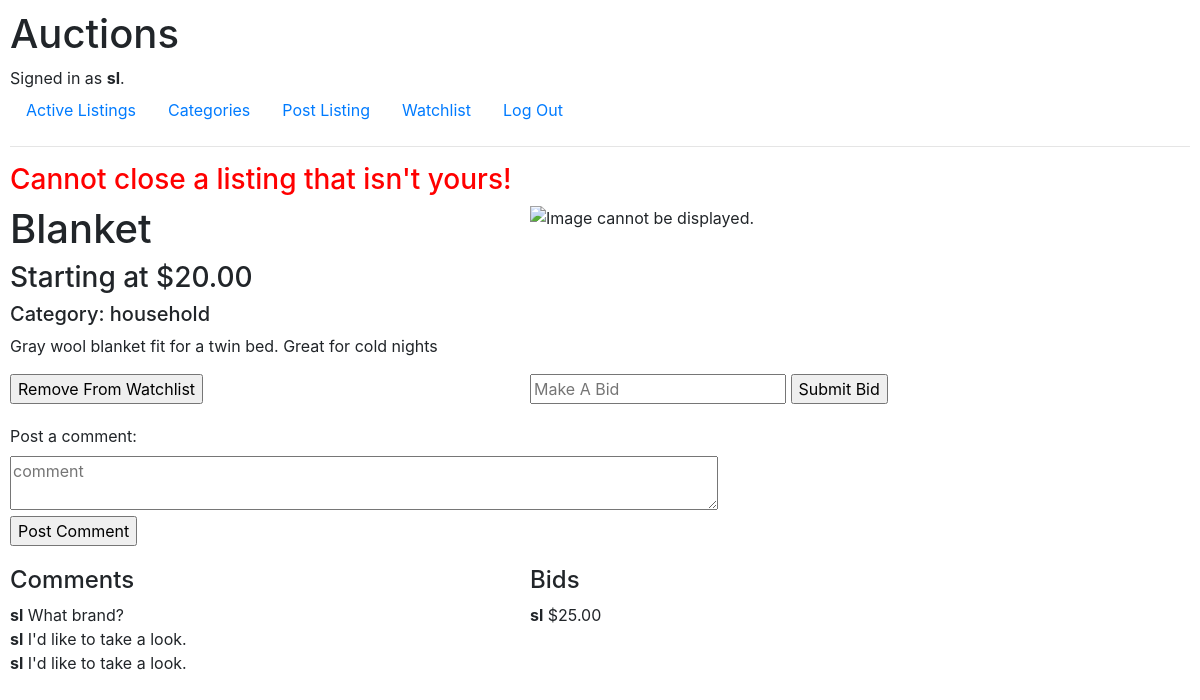
Screenshot of /closebid/2 (signed in) with the database file from the repository.
### auctions/models.py (models this page shows)
class User(AbstractUser):
    pass

class Listing(models.Model):
    listing_user = models.ForeignKey(User, on_delete=models.PROTECT, related_name="user_listings")
    name = models.CharField(max_length=64)
    description = models.CharField(max_length=1000)
    starting_bid = models.DecimalField(max_digits=20, decimal_places=2)
    image = models.URLField(default=None)
    category = models.CharField(max_length=64, default=None)
    listing_watchlist = models.ManyToManyField(User, blank=True, related_name="user_watchlist")
    is_closed = models.BooleanField(default=False)

class Comment(models.Model):
    commenter = models.ForeignKey(User, default=None, on_delete=models.PROTECT, related_name="user_comments")
    listing = models.ForeignKey(Listing, default=None, on_delete=models.PROTECT, related_name="listing_comments")
    comment = models.CharField(max_length=200, blank=True)

class Bid(models.Model):
    user = models.ForeignKey(User, default=None, on_delete=models.PROTECT, related_name="user_bids")
    item = models.ForeignKey(Listing, on_delete=models.PROTECT, related_name="listing_bids")
    price = models.DecimalField(max_digits=20, decimal_places=2)

### auctions/views.py (the view)
# urls.py: path("closebid/<str:id>", views.close_bid, name="close_bid"),
def close_bid(request, id):
    if not request.user.is_authenticated:
        return HttpResponseRedirect(reverse("login"))
    listing = Listing.objects.get(id=id)
    if listing.listing_user != request.user:
        return render(request, "auctions/listing.html", {
                "listing": listing,
                "message": "Cannot close a listing that isn't yours!",
                "comments": listing.listing_comments.all(),
                "bids": listing.listing_bids.all()
        })
    listing.is_closed = True
    listing.save()
    return HttpResponseRedirect(reverse("view_listing", args=[listing.id]))

### auctions/templates/auctions/listing.html (shortened to what this page needs)
{% extends "auctions/layout.html" %}
{% block body %}
<h3 id="message">{{ message }}</h3>
<div>
    <div class="grid">
        <div>
            <h1>{{ listing.name}}</h1>
            <h3>Starting at ${{ listing.starting_bid }}</h3>
            {% if listing.category %}
            <h5>Category: {{ listing.category }}</h5>
            {% endif%}
            <p>{{ listing.description }}</p>
            {% if listing.image %}
        </div>
        <div>
            {% if listing.image %}
            <img src="{{ listing.image }}" alt="Image cannot be displayed.">
            {% endif %}
        </div>
        {% endif %}
    </div>
</div>
<div class="grid">
    <div>
        {% if user.is_authenticated and user != listing.listing_user and request.user not in listing.listing_watchlist.all %}
        <form action="{% url 'add_watchlist' listing.id %}">
            {% csrf_token %}
            <input type="submit" value="Add To Watchlist">
        </form>
        {% elif user.is_authenticated and user != listing.listing_user and request.user in listing.listing_watchlist.all %}
        <form action="{% url 'remove_watchlist' listing.id %}">
            <input type="submit" value="Remove From Watchlist">
        </form>
        {% elif user.is_authenticated and user == listing.listing_user %}
        <form action="{% url 'close_bid' listing.id %}">
            {% csrf_token %}
            <input type="submit" value="Close Listing">
        </form>
        {% endif %}
    </div>
    <div>
        {% if user.is_authenticated and user != listing.listing_user %}
        <form method="post" action="{% url 'make_bid' listing.id %}">
            <input type="number" step="0.01" name="bid" placeholder="Make A Bid">
            <input type="submit" value="Submit Bid">
        </form>
        {% endif %}
    </div>
</div>
{% if user.is_authenticated %}
<form method="post" action="{% url 'comment' listing.id %}">
    <div>
        <label style="margin-top: 20px" for="comment">Post a comment:</label>
    </div>
    <textarea id="comment" name="comment" placeholder="comment"></textarea>
    <div>
        <input type="submit" value="Post Comment">
    </div>
</form>
{% endif %}
<div class="grid">
    <div>
        <h4 style="margin-top: 20px">Comments</h4>
        {% for comment in comments %}
        <div>
            <span>{{ comment.commenter }}</span>
            {{ comment.comment }}
        </div>
        {% empty %}
        No comments.
        {% endfor %}
    </div>
    <div>
        <h4 style="margin-top: 20px">Bids</h4>
        {% for bid in bids %}
        <div>
            <span>{{ bid.user }}</span> ${{ bid.price }}
        </div>
        {% empty %}
        No bids.
        {% endfor %}
    </div>
</div>
{% endblock %}

### auctions/templates/auctions/layout.html (shortened to what this page needs)
{% load static %}
<!DOCTYPE html>
<html lang="en">
    <head>
        <link rel="stylesheet" href="https://stackpath.bootstrapcdn.com/bootstrap/4.4.1/css/bootstrap.min.css">
        <link href="{% static 'auctions/styles.css' %}" rel="stylesheet">
    </head>
    <body>
        <h1>Auctions</h1>
        <div>
            {% if user.is_authenticated %}
                Signed in as <strong>{{ user.username }}</strong>.
            {% else %}
                Not signed in.
            {% endif %}
        </div>
        <ul class="nav">
            <li class="nav-item">
                <a class="nav-link" href="{% url 'index' %}">Active Listings</a>
            </li>
            <li class="nav-item">
                <a class="nav-link" href="{% url 'categories' %}">Categories</a>
            </li>
            {% if user.is_authenticated %}
                <li class="nav-item">
                    <a class="nav-link" href="{% url 'create_listing' %}">Post Listing</a>
                </li>
                <li class="nav-item">
                    <a class="nav-link" href="{% url 'watchlist' %}">Watchlist</a>
                </li>
                <li class="nav-item">
                    <a class="nav-link" href="{% url 'logout' %}">Log Out</a>
                </li>
            {% endif %}
        </ul>
        <hr>
        {% block body %}
        {% endblock %}
    </body>
</html>

### auctions/static/auctions/styles.css (style rules this page uses)
body { padding: 10px; }

### auctions/templates/auctions/listing.html (style rules this page uses)
.grid { display: grid; grid-template-columns: 500px auto; grid-column-gap: 20px; }
img { max-height: 70%; max-width: 70%; }
#message { color: red; }
span { font-weight: bold; }
#comment { width: 60%; }

### rows the page displays
User: username "sl"
Listing: name "Blanket", starting_bid "20.00", category "household", description "Gray wool blanket fit for a twin bed. Great for cold nights"
Comment: commenter "sl", comment "What brand?"
Comment: commenter "sl", comment "I'd like to take a look."
Comment: commenter "sl", comment "I'd like to take a look."
Bid: user "sl", price "25.00"

### other values shown
{{ message }} "Cannot close a listing that isn't yours!"
